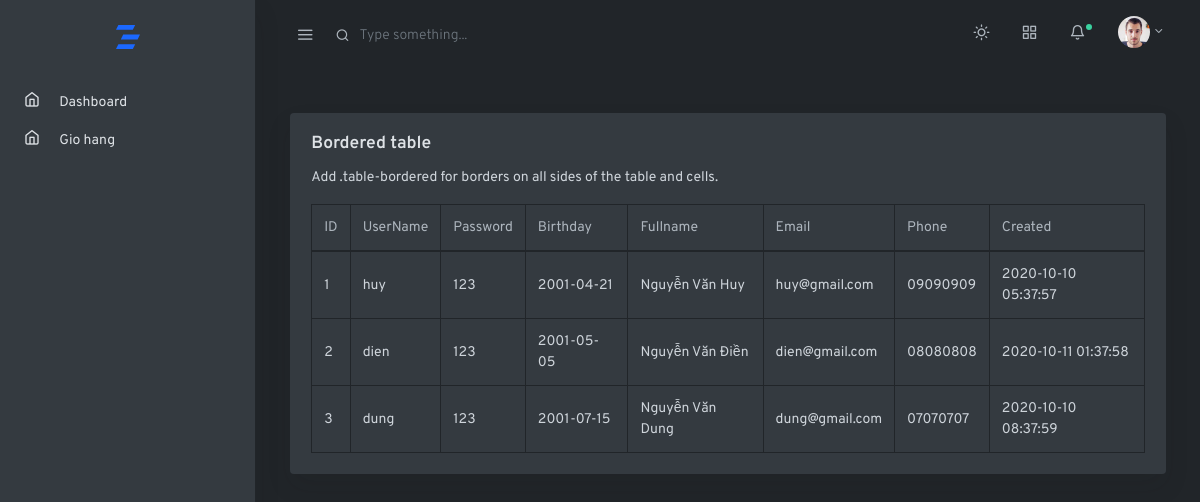
Before: /user.php (signed in) with the older database file.
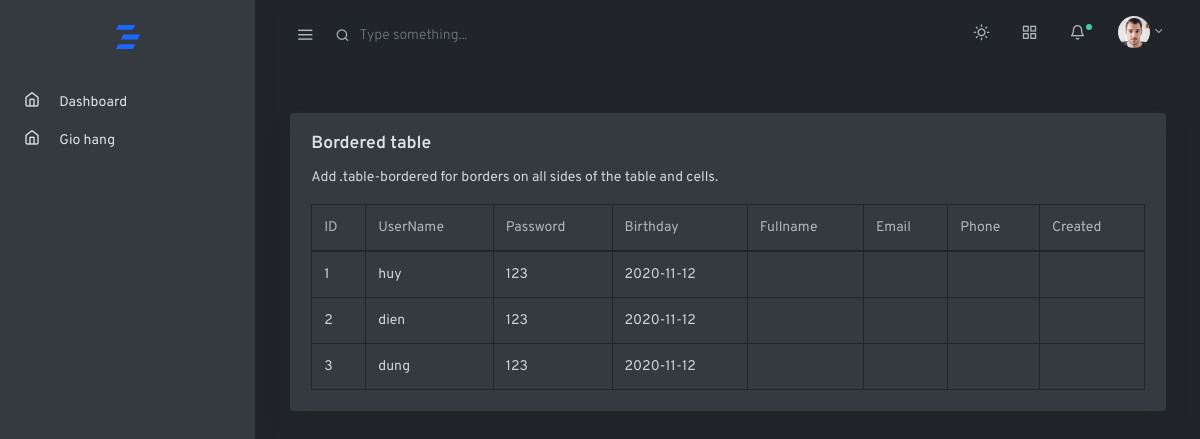
After: the same page with the newer database file.
### tables this page shows
CREATE TABLE IF NOT EXISTS `user` (
  `id` int(11) unsigned NOT NULL AUTO_INCREMENT,
  `username` tinytext NOT NULL,
  `password` tinytext NOT NULL,
  `email` tinytext,
  `phone` tinytext,
  `created` datetime DEFAULT NULL,
  `birthday` datetime DEFAULT NULL,
  `fullname` tinytext,
  `avartar` text,
  `rank` int(11) DEFAULT NULL,
  PRIMARY KEY (`id`)
);

### user.php (called while the page is built)
<?php
include_once('controllers/UserController.php');

### core/Connection.php (called while the page is built, shortened)
<?php
function getConnection(){
    $host= 'localhost';
    $dbname = 'PRO1014';
    $username = 'root';
    $password = '';
    $options = array(PDO::MYSQL_ATTR_INIT_COMMAND => 'SET NAMES utf8',
    PDO::ATTR_ERRMODE => PDO::ERRMODE_EXCEPTION);
    try {
        $conn = new PDO('mysql:host='.$host.';port=3307;dbname='.$dbname,$username,$password,$options);
        $conn->setAttribute(PDO::ATTR_ERRMODE, PDO::ERRMODE_EXCEPTION);
    }
    catch(PDOException $e){
        echo "Connection failed: " . $e->getMessage();
        die();
    }
    return $conn;
}
function query($sql){
    $connect = getConnection();
    $result = $connect->query($sql)->fetchAll();
    return $result;
}
?>

### models/UserModel.php (called while the page is built, shortened)
<?php
function getAllUser(){
    $sql = "select * from user";
    return query($sql);
}

### views/user/index.php (the view, shortened to what this page needs)
<!doctype html>
<html lang="en">
  <head>
    <link rel="stylesheet" href="assets/css/simplebar.css">
    <link rel="stylesheet" href="assets/css/feather.css">
    <link rel="stylesheet" href="assets/css/select2.css">
    <link rel="stylesheet" href="assets/css/dropzone.css">
    <link rel="stylesheet" href="assets/css/uppy.min.css">
    <link rel="stylesheet" href="assets/css/jquery.steps.css">
    <link rel="stylesheet" href="assets/css/jquery.timepicker.css">
    <link rel="stylesheet" href="assets/css/quill.snow.css">
    <link rel="stylesheet" href="assets/css/daterangepicker.css">
    <link rel="stylesheet" href="assets/css/app-light.css" id="lightTheme" disabled>
    <link rel="stylesheet" href="assets/css/app-dark.css" id="darkTheme">
  </head>
  <body class="vertical  dark  ">
    <div class="wrapper">
      <nav class="topnav navbar navbar-light">
        <button type="button" class="navbar-toggler text-muted mt-2 p-0 mr-3 collapseSidebar">
          <i class="fe fe-menu navbar-toggler-icon"></i>
        </button>
        <form class="form-inline mr-auto searchform text-muted">
          <input class="form-control mr-sm-2 bg-transparent border-0 pl-4 text-muted" type="search" placeholder="Type something..." aria-label="Search">
        </form>
        <ul class="nav">
          <li class="nav-item">
            <a class="nav-link text-muted my-2" href="#" id="modeSwitcher" data-mode="dark">
              <i class="fe fe-sun fe-16"></i>
            </a>
          </li>
          <li class="nav-item">
            <a class="nav-link text-muted my-2" href="./#" data-toggle="modal" data-target=".modal-shortcut">
              <span class="fe fe-grid fe-16"></span>
            </a>
          </li>
          <li class="nav-item nav-notif">
            <a class="nav-link text-muted my-2" href="./#" data-toggle="modal" data-target=".modal-notif">
              <span class="fe fe-bell fe-16"></span>
              <span class="dot dot-md bg-success"></span>
            </a>
          </li>
          <li class="nav-item dropdown">
            <a class="nav-link dropdown-toggle text-muted pr-0" href="#" id="navbarDropdownMenuLink" role="button" data-toggle="dropdown" aria-haspopup="true" aria-expanded="false">
              <span class="avatar avatar-sm mt-2">
                <img src="./assets/assets/avatars/face-1.jpg" alt="..." class="avatar-img rounded-circle">
              </span>
            </a>
          </li>
        </ul>
      </nav>
      <aside class="sidebar-left border-right bg-white shadow" id="leftSidebar" data-simplebar>
        <nav class="vertnav navbar navbar-light">
          <div class="w-100 mb-4 d-flex">
            <a class="navbar-brand mx-auto mt-2 flex-fill text-center" href="./index.html">
            </a>
          </div>
          <ul class="navbar-nav flex-fill w-100 mb-2">
            <li class="nav-item dropdown">
              <a href="#dashboard" aria-expanded="false" class="nav-link">
                <i class="fe fe-home fe-16"></i>
                <span class="ml-3 item-text">Dashboard</span>
              </a>
            </li><li class="nav-item dropdown">
              <a href="#dashboard" aria-expanded="false" class="nav-link">
                <i class="fe fe-home fe-16"></i>
                <span class="ml-3 item-text">Gio hang</span>
              </a>
            </li>
          </ul>
        </nav>
      </aside>
      <main role="main" class="main-content">
                <div class="col-12 my-4">
                  <div class="card shadow">
                    <div class="card-body">
                      <h5 class="card-title">Bordered table</h5>
                      <p class="card-text">Add .table-bordered for borders on all sides of the table and cells.</p>
                      <table class="table table-bordered table-hover mb-0">
                        <thead>
                          <tr>
                            <th>ID</th>
                            <th>UserName</th>
                            <th>Password</th>
                            <th>Birthday</th>
                            <th>Fullname</th>
                            <th>Email</th>
                            <th>Phone</th>
                            <th>Created</th>
                          </tr>
                        </thead>
                        <tbody>
                            <?php
                              foreach($allUser as $user){
                                $birthday = new DateTime($user['birthday']);
                                echo '
                                <tr>
                                  <td>'.$user['id'].'</td>
                                  <td>'.$user['username'].'</td>
                                  <td>'.$user['password'].'</td>
                                  <td>'.$birthday->format('Y-m-d').'</td>
                                  <td>'.$user['fullname'].'</td>
                                  <td>'.$user['email'].'</td>
                                  <td>'.$user['phone'].'</td>
                                  <td>'.$user['created'].'</td>
                                </tr>
                                ';
                              }
                            ?>
                        </tbody>
                      </table>
                    </div>
                  </div>
                </div>
      </main>
    </div>
  </body>
</html>

### controllers/UserController.php (shortened to what this page needs)
<?php
    require_once('core/Connection.php');
    require_once('models/UserModel.php');
    $action = "home";
    switch ($action) {
        case 'home':
            if($_SESSION['user']['id']){
                $allUser = getAllUser();
                require_once('views/user/index.php');
            }else{
                header('location: index.php');
            }
            break;
    }

### assets/css/simplebar.css (style rules this page uses)
[data-simplebar] { position: relative; flex-direction: column; flex-wrap: wrap; justify-content: flex-start; align-content: flex-start; align-items: flex-start; }

### assets/css/feather.css (style rules this page uses)
.fe { font-family: "feather" !important; speak: none; font-style: normal; font-weight: normal; font-variant: normal; text-transform: none; line-height: 1; -webkit-font-smoothing: antialiased; -moz-osx-font-smoothing: grayscale; }
.fe-16 { font-size: 16px; }
.fe-bell:before { content: ""; }
.fe-grid:before { content: ""; }
.fe-home:before { content: ""; }
.fe-menu:before { content: ""; }
.fe-sun:before { content: ""; }

Changed rows visible on the page:
changed user "huy": birthday "2001-04-21" → "2020-11-12"; fullname "Nguyễn Văn Huy" → (not shown); email "huy@gmail.com" → (not shown); phone "09090909" → (not shown); created "2020-10-10 05:37:57" → (not shown)
changed user "dien": birthday "2001-05-05" → "2020-11-12"; fullname "Nguyễn Văn Điền" → (not shown); email "dien@gmail.com" → (not shown); phone "08080808" → (not shown); created "2020-10-11 01:37:58" → (not shown)
changed user "dung": birthday "2001-07-15" → "2020-11-12"; fullname "Nguyễn Văn Dung" → (not shown); email "dung@gmail.com" → (not shown); phone "07070707" → (not shown); created "2020-10-10 08:37:59" → (not shown)
